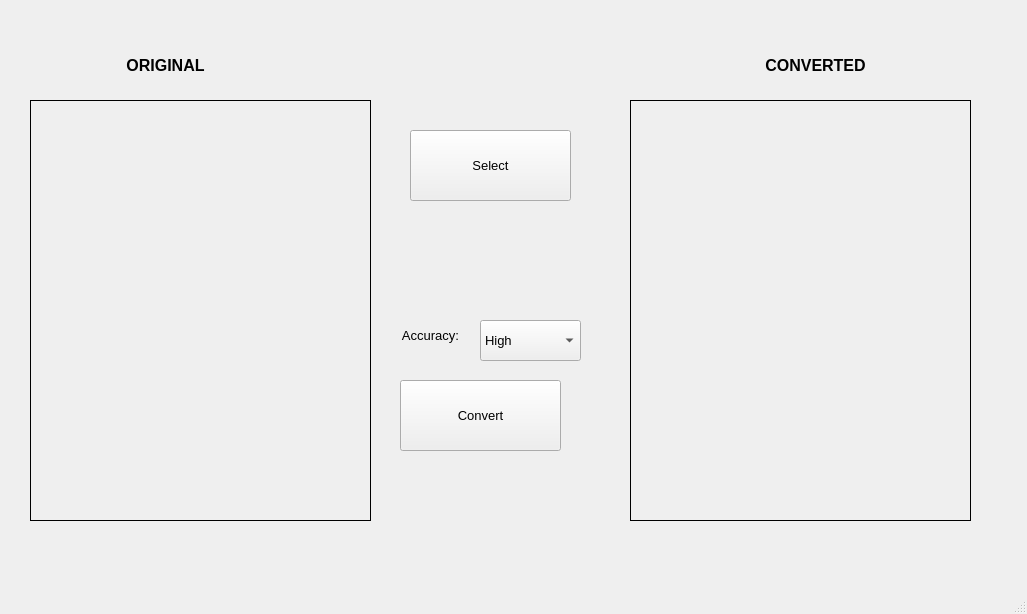
<?xml version="1.0" encoding="UTF-8"?>
<ui version="4.0">
 <class>MainWindow</class>
 <widget class="QMainWindow" name="MainWindow">
  <property name="geometry">
   <rect>
    <x>0</x>
    <y>0</y>
    <width>1027</width>
    <height>614</height>
   </rect>
  </property>
  <property name="windowTitle">
   <string>MainWindow</string>
  </property>
  <widget class="QWidget" name="centralwidget">
   <widget class="QPushButton" name="select_pb">
    <property name="geometry">
     <rect>
      <x>410</x>
      <y>130</y>
      <width>161</width>
      <height>71</height>
     </rect>
    </property>
    <property name="font">
     <font>
      <pointsize>10</pointsize>
     </font>
    </property>
    <property name="text">
     <string>Select</string>
    </property>
   </widget>
   <widget class="QPushButton" name="convert_pb">
    <property name="geometry">
     <rect>
      <x>400</x>
      <y>380</y>
      <width>161</width>
      <height>71</height>
     </rect>
    </property>
    <property name="font">
     <font>
      <pointsize>10</pointsize>
     </font>
    </property>
    <property name="text">
     <string>Convert</string>
    </property>
   </widget>
   <widget class="QLabel" name="img_before">
    <property name="geometry">
     <rect>
      <x>30</x>
      <y>100</y>
      <width>341</width>
      <height>421</height>
     </rect>
    </property>
    <property name="styleSheet">
     <string notr="true">border: 1px solid black;</string>
    </property>
    <property name="text">
     <string/>
    </property>
    <property name="scaledContents">
     <bool>true</bool>
    </property>
   </widget>
   <widget class="QLabel" name="img_after">
    <property name="geometry">
     <rect>
      <x>630</x>
      <y>100</y>
      <width>341</width>
      <height>421</height>
     </rect>
    </property>
    <property name="styleSheet">
     <string notr="true">border: 1px solid black;</string>
    </property>
    <property name="text">
     <string/>
    </property>
    <property name="scaledContents">
     <bool>true</bool>
    </property>
   </widget>
   <widget class="QLabel" name="label">
    <property name="geometry">
     <rect>
      <x>100</x>
      <y>30</y>
      <width>131</width>
      <height>71</height>
     </rect>
    </property>
    <property name="font">
     <font>
      <pointsize>12</pointsize>
      <weight>75</weight>
      <bold>true</bold>
     </font>
    </property>
    <property name="lineWidth">
     <number>9</number>
    </property>
    <property name="text">
     <string>ORIGINAL</string>
    </property>
    <property name="alignment">
     <set>Qt::AlignCenter</set>
    </property>
   </widget>
   <widget class="QLabel" name="label_2">
    <property name="geometry">
     <rect>
      <x>750</x>
      <y>30</y>
      <width>131</width>
      <height>71</height>
     </rect>
    </property>
    <property name="font">
     <font>
      <pointsize>12</pointsize>
      <weight>75</weight>
      <bold>true</bold>
     </font>
    </property>
    <property name="lineWidth">
     <number>9</number>
    </property>
    <property name="text">
     <string>CONVERTED</string>
    </property>
    <property name="alignment">
     <set>Qt::AlignCenter</set>
    </property>
   </widget>
   <widget class="QComboBox" name="select_acc">
    <property name="geometry">
     <rect>
      <x>480</x>
      <y>320</y>
      <width>101</width>
      <height>41</height>
     </rect>
    </property>
    <property name="font">
     <font>
      <pointsize>10</pointsize>
     </font>
    </property>
    <property name="duplicatesEnabled">
     <bool>false</bool>
    </property>
    <property name="frame">
     <bool>true</bool>
    </property>
    <item>
     <property name="text">
      <string>High</string>
     </property>
    </item>
    <item>
     <property name="text">
      <string>Low</string>
     </property>
    </item>
   </widget>
   <widget class="QLabel" name="label_3">
    <property name="geometry">
     <rect>
      <x>380</x>
      <y>320</y>
      <width>101</width>
      <height>31</height>
     </rect>
    </property>
    <property name="font">
     <font>
      <pointsize>10</pointsize>
     </font>
    </property>
    <property name="text">
     <string>Accuracy:</string>
    </property>
    <property name="alignment">
     <set>Qt::AlignCenter</set>
    </property>
   </widget>
  </widget>
  <widget class="QMenuBar" name="menubar">
   <property name="geometry">
    <rect>
     <x>0</x>
     <y>0</y>
     <width>1027</width>
     <height>26</height>
    </rect>
   </property>
  </widget>
  <widget class="QStatusBar" name="statusbar"/>
 </widget>
 <resources/>
 <connections/>
</ui>
